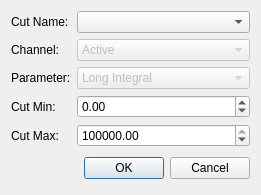
<?xml version="1.0" encoding="UTF-8"?>
<ui version="4.0">
 <class>DialogLinearCutEdit</class>
 <widget class="QDialog" name="DialogLinearCutEdit">
  <property name="geometry">
   <rect>
    <x>0</x>
    <y>0</y>
    <width>227</width>
    <height>181</height>
   </rect>
  </property>
  <property name="windowTitle">
   <string>Edit Cut</string>
  </property>
  <layout class="QGridLayout" name="gridLayout">
   <item row="0" column="0">
    <widget class="QLabel" name="labelName">
     <property name="text">
      <string>Cut Name:</string>
     </property>
    </widget>
   </item>
   <item row="0" column="1">
    <widget class="QComboBox" name="comboBoxName"/>
   </item>
   <item row="1" column="0">
    <widget class="QLabel" name="labelChannel">
     <property name="text">
      <string>Channel:</string>
     </property>
    </widget>
   </item>
   <item row="1" column="1">
    <widget class="QComboBox" name="comboBoxChannel">
     <property name="enabled">
      <bool>false</bool>
     </property>
     <item>
      <property name="text">
       <string>Active</string>
      </property>
     </item>
     <item>
      <property name="text">
       <string>0</string>
      </property>
     </item>
     <item>
      <property name="text">
       <string>1</string>
      </property>
     </item>
     <item>
      <property name="text">
       <string>2</string>
      </property>
     </item>
     <item>
      <property name="text">
       <string>3</string>
      </property>
     </item>
     <item>
      <property name="text">
       <string>4</string>
      </property>
     </item>
     <item>
      <property name="text">
       <string>5</string>
      </property>
     </item>
     <item>
      <property name="text">
       <string>6</string>
      </property>
     </item>
     <item>
      <property name="text">
       <string>7</string>
      </property>
     </item>
     <item>
      <property name="text">
       <string>8</string>
      </property>
     </item>
     <item>
      <property name="text">
       <string>9</string>
      </property>
     </item>
     <item>
      <property name="text">
       <string>10</string>
      </property>
     </item>
     <item>
      <property name="text">
       <string>11</string>
      </property>
     </item>
     <item>
      <property name="text">
       <string>12</string>
      </property>
     </item>
     <item>
      <property name="text">
       <string>13</string>
      </property>
     </item>
     <item>
      <property name="text">
       <string>14</string>
      </property>
     </item>
     <item>
      <property name="text">
       <string>15</string>
      </property>
     </item>
     <item>
      <property name="text">
       <string>16</string>
      </property>
     </item>
     <item>
      <property name="text">
       <string>17</string>
      </property>
     </item>
     <item>
      <property name="text">
       <string>18</string>
      </property>
     </item>
     <item>
      <property name="text">
       <string>19</string>
      </property>
     </item>
     <item>
      <property name="text">
       <string>20</string>
      </property>
     </item>
     <item>
      <property name="text">
       <string>21</string>
      </property>
     </item>
     <item>
      <property name="text">
       <string>22</string>
      </property>
     </item>
     <item>
      <property name="text">
       <string>23</string>
      </property>
     </item>
     <item>
      <property name="text">
       <string>24</string>
      </property>
     </item>
     <item>
      <property name="text">
       <string>25</string>
      </property>
     </item>
     <item>
      <property name="text">
       <string>26</string>
      </property>
     </item>
     <item>
      <property name="text">
       <string>27</string>
      </property>
     </item>
     <item>
      <property name="text">
       <string>28</string>
      </property>
     </item>
     <item>
      <property name="text">
       <string>29</string>
      </property>
     </item>
     <item>
      <property name="text">
       <string>30</string>
      </property>
     </item>
     <item>
      <property name="text">
       <string>31</string>
      </property>
     </item>
    </widget>
   </item>
   <item row="2" column="0">
    <widget class="QLabel" name="labelParameter">
     <property name="text">
      <string>Parameter:</string>
     </property>
    </widget>
   </item>
   <item row="2" column="1">
    <widget class="QComboBox" name="comboBoxParameter">
     <property name="enabled">
      <bool>false</bool>
     </property>
     <item>
      <property name="text">
       <string>Long Integral</string>
      </property>
     </item>
     <item>
      <property name="text">
       <string>Short Integral</string>
      </property>
     </item>
     <item>
      <property name="text">
       <string>PSD Factor</string>
      </property>
     </item>
     <item>
      <property name="text">
       <string>Filtered PSD Factor</string>
      </property>
     </item>
     <item>
      <property name="text">
       <string>Baseline</string>
      </property>
     </item>
     <item>
      <property name="text">
       <string>Time of CFD Crossing</string>
      </property>
     </item>
     <item>
      <property name="text">
       <string>CFD Delta (Prev Channel)</string>
      </property>
     </item>
     <item>
      <property name="text">
       <string>Max Value</string>
      </property>
     </item>
     <item>
      <property name="text">
       <string>Min Value</string>
      </property>
     </item>
     <item>
      <property name="text">
       <string>Time of Max</string>
      </property>
     </item>
     <item>
      <property name="text">
       <string>Time of Min</string>
      </property>
     </item>
     <item>
      <property name="text">
       <string>Half-Rise Value</string>
      </property>
     </item>
     <item>
      <property name="text">
       <string>Time of Half-Rise</string>
      </property>
     </item>
     <item>
      <property name="text">
       <string>Temperature</string>
      </property>
     </item>
     <item>
      <property name="text">
       <string>Seconds from First Event</string>
      </property>
     </item>
     <item>
      <property name="text">
       <string>Time of Flight</string>
      </property>
     </item>
     <item>
      <property name="text">
       <string>Custom Variable 1</string>
      </property>
     </item>
     <item>
      <property name="text">
       <string>Custom Variable 2</string>
      </property>
     </item>
     <item>
      <property name="text">
       <string>Custom Variable 3</string>
      </property>
     </item>
     <item>
      <property name="text">
       <string>Custom Variable 4</string>
      </property>
     </item>
     <item>
      <property name="text">
       <string>Custom Variable 5</string>
      </property>
     </item>
    </widget>
   </item>
   <item row="3" column="0">
    <widget class="QLabel" name="labelMin">
     <property name="text">
      <string>Cut Min:</string>
     </property>
    </widget>
   </item>
   <item row="3" column="1">
    <widget class="QDoubleSpinBox" name="doubleSpinBoxMin">
     <property name="minimum">
      <double>-250000.000000000000000</double>
     </property>
     <property name="maximum">
      <double>250000.000000000000000</double>
     </property>
     <property name="singleStep">
      <double>100.000000000000000</double>
     </property>
    </widget>
   </item>
   <item row="4" column="0">
    <widget class="QLabel" name="labelMax">
     <property name="text">
      <string>Cut Max:</string>
     </property>
    </widget>
   </item>
   <item row="4" column="1">
    <widget class="QDoubleSpinBox" name="doubleSpinBoxMax">
     <property name="minimum">
      <double>-250000.000000000000000</double>
     </property>
     <property name="maximum">
      <double>750000.000000000000000</double>
     </property>
     <property name="singleStep">
      <double>100.000000000000000</double>
     </property>
     <property name="value">
      <double>100000.000000000000000</double>
     </property>
    </widget>
   </item>
   <item row="5" column="0" colspan="2">
    <layout class="QHBoxLayout">
     <property name="spacing">
      <number>6</number>
     </property>
     <property name="leftMargin">
      <number>0</number>
     </property>
     <property name="topMargin">
      <number>0</number>
     </property>
     <property name="rightMargin">
      <number>0</number>
     </property>
     <property name="bottomMargin">
      <number>0</number>
     </property>
     <item>
      <spacer>
       <property name="orientation">
        <enum>Qt::Horizontal</enum>
       </property>
       <property name="sizeHint" stdset="0">
        <size>
         <width>131</width>
         <height>31</height>
        </size>
       </property>
      </spacer>
     </item>
     <item>
      <widget class="QPushButton" name="okButton">
       <property name="text">
        <string>OK</string>
       </property>
      </widget>
     </item>
     <item>
      <widget class="QPushButton" name="cancelButton">
       <property name="text">
        <string>Cancel</string>
       </property>
      </widget>
     </item>
    </layout>
   </item>
  </layout>
 </widget>
 <tabstops>
  <tabstop>comboBoxName</tabstop>
  <tabstop>comboBoxChannel</tabstop>
  <tabstop>comboBoxParameter</tabstop>
  <tabstop>doubleSpinBoxMin</tabstop>
  <tabstop>doubleSpinBoxMax</tabstop>
  <tabstop>okButton</tabstop>
  <tabstop>cancelButton</tabstop>
 </tabstops>
 <resources/>
 <connections>
  <connection>
   <sender>okButton</sender>
   <signal>clicked()</signal>
   <receiver>DialogLinearCutEdit</receiver>
   <slot>accept()</slot>
   <hints>
    <hint type="sourcelabel">
     <x>278</x>
     <y>253</y>
    </hint>
    <hint type="destinationlabel">
     <x>96</x>
     <y>254</y>
    </hint>
   </hints>
  </connection>
  <connection>
   <sender>cancelButton</sender>
   <signal>clicked()</signal>
   <receiver>DialogLinearCutEdit</receiver>
   <slot>reject()</slot>
   <hints>
    <hint type="sourcelabel">
     <x>369</x>
     <y>253</y>
    </hint>
    <hint type="destinationlabel">
     <x>179</x>
     <y>282</y>
    </hint>
   </hints>
  </connection>
  <connection>
   <sender>comboBoxName</sender>
   <signal>currentIndexChanged(int)</signal>
   <receiver>DialogLinearCutEdit</receiver>
   <slot>onIndexChanged(int)</slot>
   <hints>
    <hint type="sourcelabel">
     <x>169</x>
     <y>18</y>
    </hint>
    <hint type="destinationlabel">
     <x>139</x>
     <y>101</y>
    </hint>
   </hints>
  </connection>
 </connections>
 <slots>
  <slot>onParameterChanged()</slot>
  <slot>onChannelChanged()</slot>
  <slot>onCutChanged()</slot>
  <slot>onNameChanged()</slot>
  <slot>onIndexChanged(int)</slot>
 </slots>
</ui>
